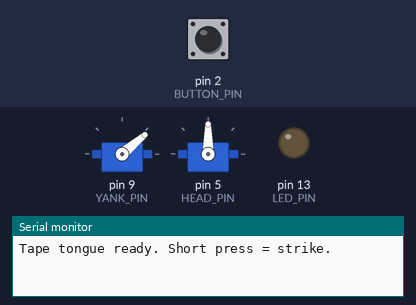
Recording of a sketch running on a simulated Arduino Nano, built with avr-gcc and run on an emulated ATmega328P. On the bench: 2 × servo, output pins drawn as LEDs (lit = HIGH), the last lines printed to the serial monitor. Inputs (shaded band) come from the test bench; at power-on: pin 2 (BUTTON_PIN) HIGH.

Above: at 1.9 s.
2.0 s: pin 2 (BUTTON_PIN) pulled LOW for 0.15 s
At 3.7 s:
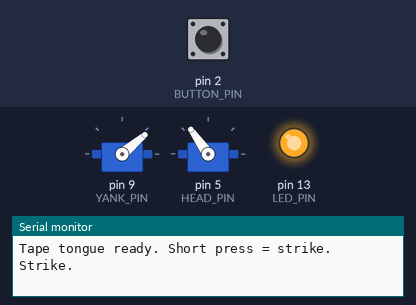
5.1 s: pin 2 (BUTTON_PIN) pulled LOW for 1 s
At 6.9 s:
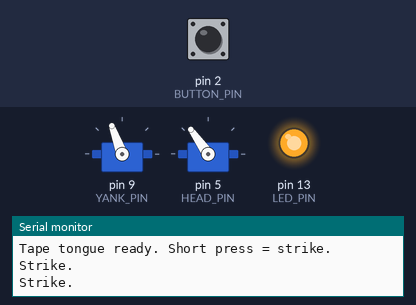
9.1 s: pin 2 (BUTTON_PIN) driven LOW
At 12.03 s:
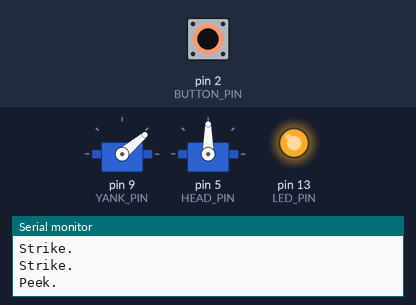
Timing chart, 0 to 13.7 s (numbered marks = the images above; inputs shaded):
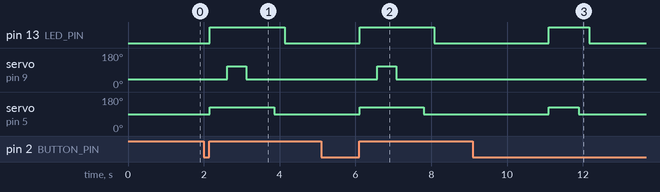

Measured:
- after the input at 2.0 s, pin 13 (LED_PIN): LOW → HIGH after 0.16 s, → LOW 2.0 s later; servo on pin 9 (YANK_PIN): 40° → 110° after 0.62 s, → 40° 0.50 s later; servo on pin 5 (HEAD_PIN): 90° → 125° after 0.16 s, → 90° 1.7 s later
- after the input at 5.1 s, pin 13 (LED_PIN): LOW → HIGH after 1.0 s, → LOW 2.0 s later; servo on pin 9 (YANK_PIN): 40° → 110° after 1.5 s, → 40° 0.50 s later; servo on pin 5 (HEAD_PIN): 90° → 125° after 1.0 s, → 90° 1.7 s later
- after the input at 9.1 s, pin 13 (LED_PIN): LOW → HIGH after 2.0 s, → LOW 1.1 s later; servo on pin 5 (HEAD_PIN): 90° → 125° after 2.0 s, → 90° 0.78 s later

The sketch:

tape-tongue.ino
```cpp
/*
  Tape tongue — chameleon cousin

  BOARD: Arduino Nano (same as the feeder)
  A cheap tape measure is the tongue. The servo only YANKS.
  The spring inside the tape measure REELS it back.

  Short press = look (optional head) + fire + rewind.
  Hold 2 seconds = peek only (head turns, no spit).

  1 REQUIRED SERVO
  ----------------
  Yank    D9   rest = tab held, blade in the mouth
               fire = horn pulls the tab ~2 cm
               then back to rest so the spring can rewind

  OPTIONAL HEAD
  -------------
  Head    D5   looks at the fly before the spit.
               If you only have one servo, leave D5 empty.
               The code still runs.

  TIP
  ---
  Magnet or a loop of tape on the blade. Paper fly gets a
  paperclip. Aim at the DESK, never a face. Metal blades can
  cut — a plastic sewing tape is safer if you can find one.

  MOUNT
  -----
  1. Cardboard chameleon. Tape measure glued inside the mouth,
     blade coming out the lips.
  2. Yank servo beside the mouth. Paperclip hook or fishing
     line on the tape TAB, not the blade.
  3. Fire = servo pulls a short tug. That is enough for a
     cheap 1 m tape to spit 20–40 cm, then snap home.
  4. Nano + battery in the belly or a snack box behind it.

        [ paper fly ]
              ^
           tongue
         (  mouth  )
        [yank] [head]
         [ Nano ]

  WIRING
  ------
  Yank         orange → D9
  Head (opt)   orange → D5
  Browns → GND
  Reds   → 5V pack   (NOT the Nano 5V pin)
  Share GND with the Nano.

  Button       D2 → button → GND
  Onboard LED  D13 on while it strikes.

  HOW TO USE
  ----------
  1. No fly first. Short press. Blade should spit, then hide.
  2. If it only peeks, raise YANK_FIRE (more pull).
  3. If it slams the desk, lower YANK_FIRE.
  4. Stick a paperclip fly on the desk and try again.
*/

#include <Servo.h>

const int BUTTON_PIN = 2;
const int HEAD_PIN   = 5;
const int YANK_PIN   = 9;
const int LED_PIN    = 13;

const int YANK_REST = 40;
const int YANK_FIRE = 110;

const int HEAD_REST = 90;
const int HEAD_LOOK = 125;

const int MOVE_MS          = 280;
const int HOLD_FIRE_MS     = 220;
const int REWIND_WAIT_MS   = 450;
const unsigned long LONG_PRESS_MS = 2000;

Servo yank;
Servo head;
bool hasHead = false;

unsigned long buttonDownMs = 0;
bool buttonWasDown    = false;
bool longPressHandled = false;

void setup() {
  pinMode(BUTTON_PIN, INPUT_PULLUP);
  pinMode(LED_PIN, OUTPUT);
  digitalWrite(LED_PIN, LOW);

  Serial.begin(9600);
  delay(200);

  yank.attach(YANK_PIN);
  yank.write(YANK_REST);
  delay(MOVE_MS);

  head.attach(HEAD_PIN);
  head.write(HEAD_REST);
  delay(MOVE_MS);
  hasHead = true;
  head.detach();
  yank.detach();

  Serial.println("Tape tongue ready. Short press = strike.");
}

void loop() {
  handleButton();
  delay(20);
}

void handleButton() {
  bool down = digitalRead(BUTTON_PIN) == LOW;

  if (down && !buttonWasDown) {
    buttonDownMs = millis();
    longPressHandled = false;
  }

  if (down && !longPressHandled && (millis() - buttonDownMs >= LONG_PRESS_MS)) {
    Serial.println("Peek.");
    peek();
    longPressHandled = true;
  }

  if (!down && buttonWasDown && !longPressHandled) {
    Serial.println("Strike.");
    strike();
  }

  buttonWasDown = down;
}

void peek() {
  digitalWrite(LED_PIN, HIGH);
  look(HEAD_LOOK);
  delay(500);
  look(HEAD_REST);
  digitalWrite(LED_PIN, LOW);
}

void strike() {
  digitalWrite(LED_PIN, HIGH);
  look(HEAD_LOOK);
  delay(180);

  yank.attach(YANK_PIN);
  yank.write(YANK_FIRE);
  delay(MOVE_MS + HOLD_FIRE_MS);
  yank.write(YANK_REST);
  delay(MOVE_MS + REWIND_WAIT_MS);
  yank.detach();

  look(HEAD_REST);
  digitalWrite(LED_PIN, LOW);
}

void look(int angle) {
  if (!hasHead) return;
  head.attach(HEAD_PIN);
  head.write(angle);
  delay(MOVE_MS);
  head.detach();
}
```
